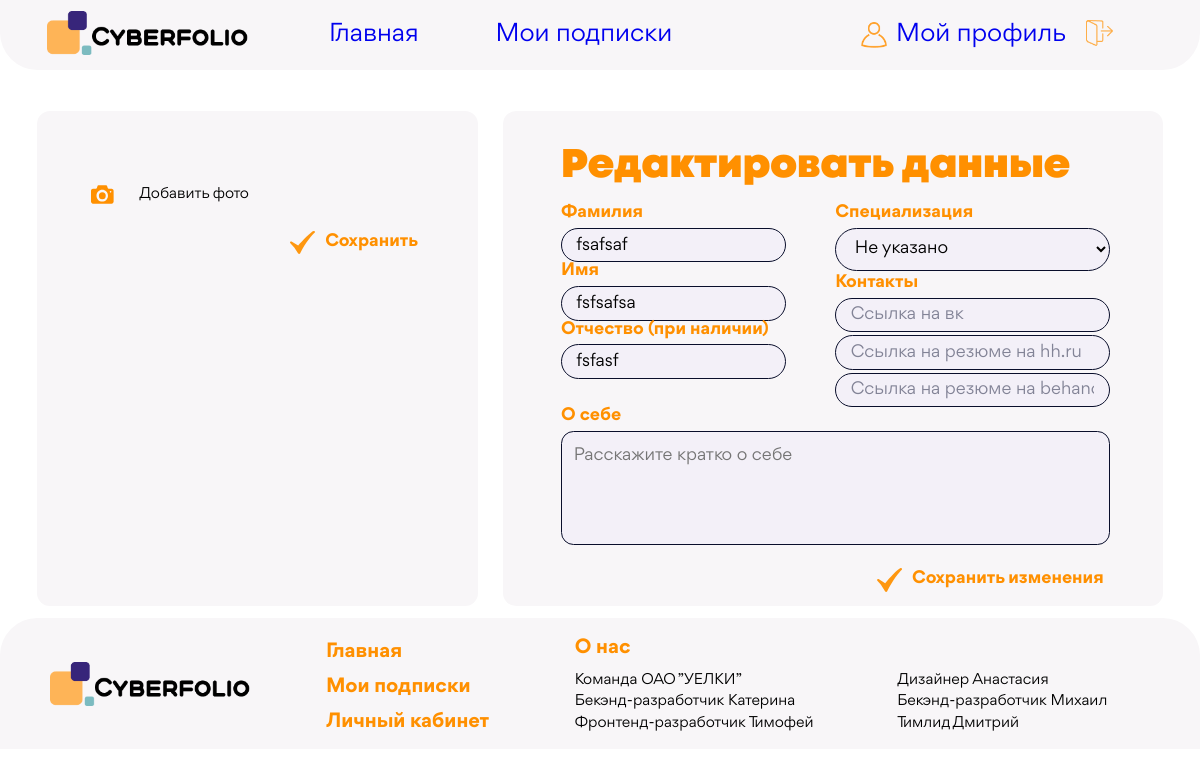
Screenshot of /profile/safsaf/edit (signed in) with the database file from the repository.
### Accounts/models.py (models this page shows, shortened)
class User(AbstractUser):
    sur_sur_name = models.CharField(max_length=20, verbose_name="Фамилия",blank=True)
    slug = models.SlugField(verbose_name='Слаг', unique=True)
    descriptions = models.TextField(max_length=300, verbose_name='Описание',blank=True)
    email = models.EmailField(verbose_name='Почта',blank=True)
    spec = models.ForeignKey('Specs', db_index=True, on_delete=models.PROTECT, verbose_name="Специализация",blank=True, default=1)
    photo = models.ImageField(upload_to=user_directory_path, blank=True, verbose_name="Фото")
    time_create = models.DateTimeField(auto_now_add=True, verbose_name="Время создания")
    vk_url = models.URLField(max_length=128, blank=True, verbose_name='VK')
    hh_url = models.URLField(max_length=128,blank=True, verbose_name='HH')
    behance_url = models.URLField(max_length=128,blank=True,verbose_name='BH')
    class Meta:
        verbose_name = 'Юзер'
        verbose_name_plural = 'Юзеры'
        ordering = ['id']

### Accounts/views.py (the view, shortened to what this page needs)
# urls.py: path('profile/<slug:slug>/edit', ProfileUpdateView.as_view(), name='editProfile'),
class ProfileUpdateView(UpdateView):
    model = User
    enctype = "multipart/form-data"
    fields = ['first_name', 'last_name', 'sur_sur_name', 'spec', 'vk_url', 'hh_url', 'behance_url', 'descriptions', 'photo']
    template_name = 'profile_settings1.html'
    def get(self, request, *args, **kwargs):
        slug = self.kwargs.get(self.slug_url_kwarg, None)
        user_profile = get_object_or_404(User, slug=slug)
        if request.user.is_authenticated:
            if user_profile.id == request.user.id:
                self.object = self.get_object()
                return super().get(request, *args, **kwargs)
        raise PermissionDenied()
    def get_context_data(self, *, object_list = None, **kwargs):
        context = super().get_context_data(**kwargs)
        context['title'] = "Редактирование профиля"
        return context

### Accounts/models.py (called while the page is built)
    def __str__(self):
        return self.name

### templates/profile_settings1.html (shortened to what this page needs)
{% extends 'base.html' %}
{% load widget_tweaks %}
{% load static %}
{% block css %}
    <link rel="stylesheet" href="{% static 'css/normalize.css' %}">
    <link rel="stylesheet" href="{% static 'css/general_styles.css' %}">
    <link rel="stylesheet" href="{% static 'css/profile_styles.css' %}">
    <link href = "{% static 'fonts/stylesheet.css' %}" rel = "stylesheet" type = "text/css" />
{% endblock %}
{% block content %}
    <section class="main-section">
        <div class="container main-container">
            <div class="photo-container">
                <form action="" autocomplete method="POST" enctype="multipart/form-data" class="add-image-form">
                    <div class="input-wrapper">
                        <img src="{% static '/images/photo-icon.svg' %}" alt="" class="add-photo-icon">
                        <label for="input_file" class="input-photo-label underlined_link">Добавить фото</label>
                    </div>
                    <div class="submit-section photo-submit-section">
                        <img src="{% static '/images/galochka.svg' %}" alt="" class="galochka-icon">
                        <input type="submit" value="Сохранить" class="save-button underlined_link">
                    </div>
                </form>
            </div>
            <div class="redactor-container">
                <h1 class="redactor-heading">Редактировать данные</h1>
                <form action="" autocomplete method="POST" class="information-form">
                    <div class="colum-fields">
                        <div class="colum first-colum">
                        <div class="input-heading">Фамилия</div>
                        {% render_field form.last_name class="input first-input" %}
                        <div class="input-heading">Имя</div>
                        {% render_field form.first_name class="input first-input" %}
                        <div class="input-heading">Отчество (при наличии)</div>
                        {% render_field form.sur_sur_name class="input first-input" %}
                        </div>
                        <div class="colum second-colum">
                        <div class="input-heading">Специализация</div>
                            {% render_field form.spec class="input secon-input special-input" %}
                        <div class="input-heading">Контакты</div>
                        {% render_field form.vk_url placeholder="Ссылка на вк" class="input secon-input" %}
                        {% render_field form.hh_url placeholder="Ссылка на резюме на hh.ru" class="input secon-input" %}
                        {% render_field form.behance_url placeholder="Ссылка на резюме на behance" class="input secon-input" %}
                        </div>
                    </div>
                    <strong class="input-heading textarea-heading">О себе</strong>
                    {% render_field form.descriptions placeholder="Расскажите кратко о себе" class="textarea" %}
                    <div class="submit-section info-submit-section">
                        <img src="{% static '/images/galochka.svg' %}" alt="" class="galochka-icon">
                        <input type="submit" value="Сохранить изменения" class="save-button underlined_link">
                    </div>
                </form>
            </div>
        </div>
    </section>
{% endblock %}

### Accounts/static/css/general_styles.css (style rules this page uses)
body { background-image: url(../images/background.png); background-size: cover; background-repeat: no-repeat; display: flex; flex-direction: column; min-height: 100%; }
.input-wrapper { margin-top: 2.86458vw; display: flex; align-items: center; }
.input-wrapper { font-size: 0px; }
.special-input { height: 3.57vw !important; }
input { text-decoration: none; border: 0px; color: #000000; }
img { max-width: 100%; }
html { font-family: "Gordita"; height: 100%; }
* { box-sizing: border-box; }
.container { max-width: 100%; margin: 0; }
h1 { margin: 0; }
.input::placeholder { color: #828396; }
.input { border: 0.15vw solid #090E2B; border-radius: 4.01vw; padding: 0.78vw 1.198vw; transition: 0.3s box-shadow, 0.3s border-color; background: #f3f0f8; font-style: normal; font-weight: 400; font-size: 1.8vw; line-height: 1.354vw; }
.textarea { width: 100%; box-sizing: border-box; height: 6.25vw; background: #F3F0F8; border: 0.15vw solid #090E2B; border-radius: 1.04vw; font-family: 'Gordita'; font-style: normal; font-weight: 400; font-size: 1.45vw; line-height: 1.56vw; color: #828396; margin-bottom: 1.45vw; padding: 1.35vw 1.25vw 1.35vw 1.25vw; }

### Accounts/static/css/profile_styles.css (style rules this page uses)
body { background: url(../images/Frame12.png) cover no-repeat; }
.main-container { display: flex; justify-content: center; margin-top: 3.4375vw; margin-bottom: 1.04vw; display: flex; }
.photo-container { display: flex; flex-direction: column; width: 36.719vw; height: 41.198vw; background-color: #f8f6f8; padding: 3.28vw 4.479vw 1.198vw 4.479vw; border-radius: 1.09375vw; }
.galochka-icon { margin-right: 0.3125vw; width: 2.0833vw; }
.submit-section { display: flex; align-items: center; justify-content: end; margin-left: auto; }
.input-wrapper { margin-top: 2.86458vw; display: flex; align-items: center; }
.add-photo-icon { height: 1.5625vw; width: 1.946875vw; margin-right: 2.0833vw; }
.redactor-container { margin-left: 2.0833vw; width: 55%; max-height: 41.198vw; background-color: #f8f6f8; padding: 2.4479vw 4.427vw 0.9896vw 4.84375vw; border-radius: 1.09375vw; }
.redactor-heading { font-family: "Mont"; font-weight: 900; font-size: 3.3333vw; margin-top: 0px; margin-bottom: 1.042vw; line-height: 4.271vw; color: #ff9000; }
.save-button { background-color: #f8f6f8; font-weight: 700; font-size: 1.4583vw; line-height: 1.5625vw; color: #ff9000; border: none; cursor: pointer; }
.input-photo-label { font-style: normal; font-weight: 400; font-size: 1.25vw; line-height: 1.3541667vw; cursor: pointer; }
.input-heading { font-weight: 700; font-size: 1.4583vw; color: #ff9000; margin-bottom: 0.416667vw; line-height: 1.5625vw; }
.colum { display: flex; flex-direction: column; }
.colum:not(:last-child) { margin-right: 3.64583vw; }
.first-colum { width: 41%; }
.second-colum { width: 50%; margin-left: auto; }
.colum-fields { display: flex; }
.secon-input:not(:last-child) { margin-bottom: 0.26vw; }
.secon-input { font-size: 1.4583vw; line-height: 1.5625vw; height: 2.8646vw; width: 100%; }
.first-input { font-size: 1.4583vw; line-height: 1.5625vw; height: 2.8646vw; width: 100%; }
.textarea-heading { display: block; }
.textarea { font-weight: 400; font-size: 1.4583vw; line-height: 1.5625vw; color: #828396; background: #f3f0f8; resize: none; height: 9.53125vw; width: 100%; border: 0.15625vw solid #090e2b; padding: 1.25vw 0.98958vw; border-radius: 1.041667vw; transition: 0.3s box-shadow, 0.3s border-color; }
.photo-submit-section { margin-top: 2.2396vw; }

### rows the page displays
User: last_name "fsafsaf", first_name "fsfsafsa", sur_sur_name "fsfasf", spec "Не указано"
